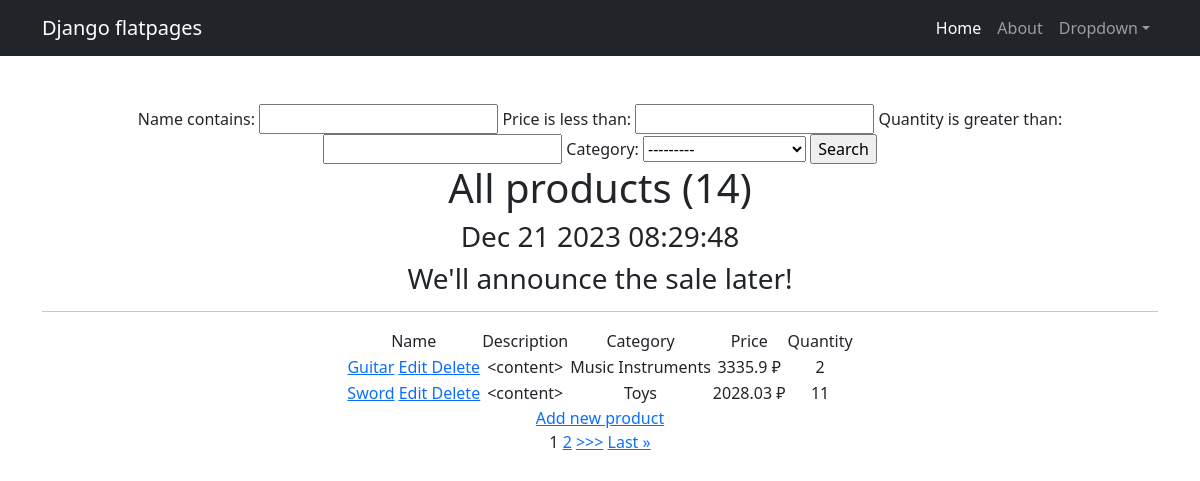
Screenshot of /products/ with the database file from the repository.
### simpleapp/models.py (models this page shows, shortened)
class Product(models.Model):
    name = models.CharField(
        max_length=50,
        unique=True,  # названия товаров не должны повторяться
    )
    description = models.TextField(
    )
    quantity = models.IntegerField(
        validators=[MinValueValidator(0, 'Quantity should be >= 0')],  # количество не может быть меньше 0
    )
    category = models.ForeignKey(
        to='Category',
        on_delete=models.CASCADE,
        related_name='products',  # все продукты в категории будут доступны через поле products
    )
    price = models.FloatField(
        validators=[MinValueValidator(0.0)],
    )

class Category(models.Model):
    name = models.CharField(max_length=100, unique=True)
    def __str__(self):
        return self.name.title()

### simpleapp/views.py (the view)
# urls.py: path('', ProductsList.as_view()),
class ProductsList(ListView):
    model = Product
    ordering = '-price'
    template_name = 'products.html'
    context_object_name = 'products'  # по умолчанию носит имя 'object_list'
    paginate_by = 2  # поставим постраничный вывод в один элемент
    def get_context_data(self, **kwargs):
        context = super().get_context_data(**kwargs)  # переопределяем набор аргументов класса
        context['filter'] = ProductFilter(self.request.GET, queryset=self.get_queryset())
        try:
            context['parameter'] = context['filter'].data.urlencode()
        except AttributeError:
            pass
        context['time_now'] = datetime.now()
        context['next_sale'] = None
        pprint(context['view'])
        print(type(context['view']))
        return context
    def get_queryset(self):
        queryset = super().get_queryset()
        return ProductFilter(self.request.GET, queryset=queryset).qs

### simpleapp/templatetags/custom_filters.py (called while the page is built)
@register.filter()
def currency(value, code='rub'):
    postfix = CURRENCIES_SYMBOLS[code]
    return f'{value} {postfix}'

### simpleapp/templatetags/custom_tags.py (called while the page is built)
@register.simple_tag()
def current_time(format_string='%b %d %Y'):
    return datetime.now().strftime(format_string)

### templates/products.html (shortened to what this page needs)
{% extends 'flatpages/default.html' %}
{% load custom_filters %}
{% load custom_tags %}
{% block content %}
   <form method="GET">
       {{ filter.form }}
       <input type="submit" value="Search">
   </form>
   <h1>All products ({{ paginator.count }})</h1>
   <h3>{% current_time '%b %d %Y %H:%M:%S' %}</h3>
   <h3> {{ next_sale|default_if_none:"We'll announce the sale later!" }} </h3>
   <hr>
   {% if products %}
       <table align="center">
           <tr>
               <td>Name</td>
               <td>Description</td>
               <td>Category</td>
               <td>Price</td>
               <td>Quantity</td>
           </tr>
           {% for product in products %}
           <tr>
               <td>
                   <a href="{% url 'product_detail' product.id %}">{{ product.name|title }}</a>
                   <a href="{% url 'product_update' product.id %}"><u> Edit </u></a>
                   <a href="{% url 'product_delete' product.id %}"><u> Delete </u></a>
               </td>
               <td>{{ product.description|truncatechars:15 }}</td>
               <td>{{ product.category.name|title }}</td>
               <td>{{ product.price|currency }}</td>
               <td>{{ product.quantity }}</td>
           </tr>
           {% endfor %}
       </table>
   {% else %}
       <h2>There are no products!</h2>
   {% endif %}
   <a href="{% url 'product_create' %}">Add new product</a><br>
    {% if is_paginated %}
        {% for num in page_obj.paginator.page_range %}
            {% if page_obj.number == num %}
                <a>{{ num }}</a>
            {% elif num > page_obj.number|add:'-2' and num < page_obj.number|add:'2' %}
                <a href="?page={{ num }}">{{ num }}</a>
            {% endif %}
        {% endfor %}
        {% if page_obj.has_next %}
            <a href="?page={{ page_obj.next_page_number }}">>>></a>
            <a href="?page={{ page_obj.paginator.num_pages }}">Last &raquo;</a>
        {% endif %}
    {% endif %}
{% endblock content %}

### rows the page displays
Product: name "Guitar", description "<content>", category.name "Music Instruments", price "3335.9 ₽", quantity "2"
Product: name "Sword", description "<content>", category.name "Toys", price "2028.03 ₽", quantity "11"

### other values shown
{{ paginator.count }} "14"
{{ next_sale|default_if_none:"We'll announce the sale later!" }} "We'll announce the sale later!"
{{ num }} "1"
{{ num }} "2"
